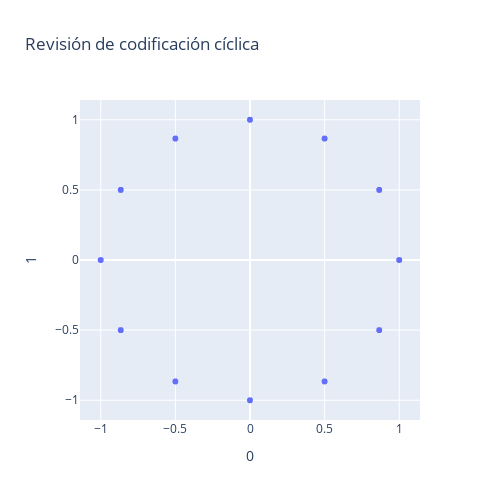

This figure's notebook cell:
### Code cell
view_cyc_ft = pd.DataFrame(cyc_ft)
view_cyc_ft
px.scatter(cyc_ft, x=0, y=1, height=500, width=500, title='Revisión de codificación cíclica')

### Figure 1 — Plotly figure (JSON) as saved in the notebook; plotly's stock layout.template omitted (floating-point values rounded to 4 significant figures; data arrays with more than 128 entries replaced by an {"elided": "..."} marker saying what was removed)
{"data": [{"hovertemplate": "0=%{x}<br>1=%{y}<extra></extra>", "legendgroup": "", "marker": {"color": "#636efa", "symbol": "circle"}, "mode": "markers", "name": "", "showlegend": false, "type": "scattergl", "x": {"elided": "3387 float values"}, "xaxis": "x", "y": {"elided": "3387 float values"}, "yaxis": "y"}], "layout": {"height": 500, "legend": {"tracegroupgap": 0}, "title": {"text": "Revisión de codificación cíclica"}, "width": 500, "xaxis": {"anchor": "y", "domain": [0, 1], "title": {"text": "0"}}, "yaxis": {"anchor": "x", "domain": [0, 1], "title": {"text": "1"}}}}
